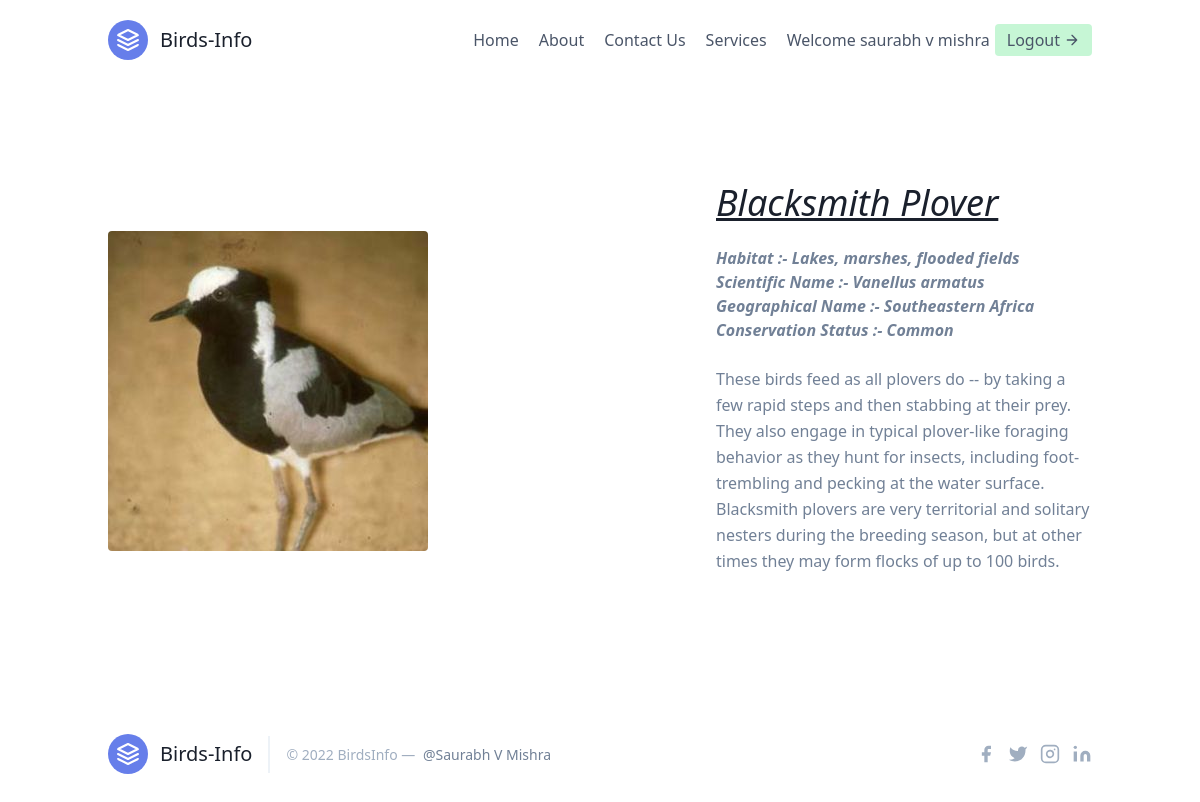
/birdsInfo.php?sno=1 (signed in), run on the app's committed database.
### tables this page shows
CREATE TABLE `bird_master` (
  `sno` int(11) NOT NULL,
  `bird_name` text NOT NULL,
  `habitat` text NOT NULL,
  `scientific_name` text NOT NULL,
  `geographical_name` text NOT NULL,
  `image` varchar(30) NOT NULL,
  `c_status` text NOT NULL,
  `about_info` varchar(700) NOT NULL
);

### main_db.php (called while the page is built, shortened)
<?php
class Connection
{
    private $con;
    function __construct()
    {
        $dns = "mysql:host=localhost;dbname=birdsInfo;charset:UTF8";
        try
        {
            $this->con = new PDO($dns,"root","");
        }
        catch(PDOException $e)
        {
            echo $e->getMessage();
        }
    }
    function ShowBirdInfo($sno)
    {
        $query = "select * from bird_master where sno = :a";
        $stmt = $this->con->prepare($query);
        $stmt->bindParam(":a",$sno);
        try
        {
            $stmt->execute();
            $r = $stmt->fetchAll();
        }
        catch(PDOException $e)
        {
            echo $e->getMessage();
        }
        return $r;
    }
}
?>

### birdsInfo.php (the view)
<?php include('base.php') ?>
<section class="text-gray-600 body-font">
<?php
require ('main_db.php');
if($_SESSION['name'])
{
    $sno = $_GET['sno'];
    $obj = new Connection();
    $res = $obj->ShowBirdInfo($sno);
    if($res)
    {
        echo "<div class='container mx-auto flex px-5 py-24 md:flex-row flex-col items-center'>";
        foreach($res as $value)
        {
            echo "<div class='lg:max-w-lg lg:w-full md:w-1/2 w-5/6 mb-10 md:mb-0'>
                    <img class='object-cover object-center rounded' alt='hero' src='static/img/$value[5]'>
                  </div>
                <div class='lg:flex-grow md:w-1/2 lg:pl-24 md:pl-16 flex flex-col md:items-start md:text-left items-center text-center'>
                    <h1 class='title-font sm:text-4xl text-3xl mb-4 font-medium text-gray-900'><i><u>$value[1]</u></i></h1>
                    <h2 class='hidden lg:inline-block'><b><i>Habitat :- $value[2]</i></b></h2>
                    <h2 class='hidden lg:inline-block'><b><i>Scientific Name :- $value[3]</i></b></h2>
                    <h2 class='hidden lg:inline-block'><b><i>Geographical Name :- $value[4]</i></b></h2
                    <h2 class='hidden lg:inline-block'><b><i>Conservation Status :- $value[6]</i></b></h2>
                    <br>
                    <p class='mb-8 leading-relaxed'>$value[7]</p>
                </div>";
        }
        echo "</div>";
    }
}
?>
</section>
<?php include('footar.php') ?>

### data on the page
bird_master: image (picture), bird_name "Blacksmith Plover", habitat "Lakes, marshes, flooded fields", scientific_name "Vanellus armatus", geographical_name "Southeastern Africa", c_status "Common", about_info "These birds feed as all plovers do -- by taking a few rapid steps and then stabbing at their prey. They also engage in typical plover-like foraging behavior as they hunt for insects, including foot-trembling and pecking at the water surface. Blacksmith plovers are very territorial and solitary nesters during the breeding season, but at other times they may form flocks of up to 100 birds."

### other printed values
$_SESSION['name'] "saurabh v mishra"
